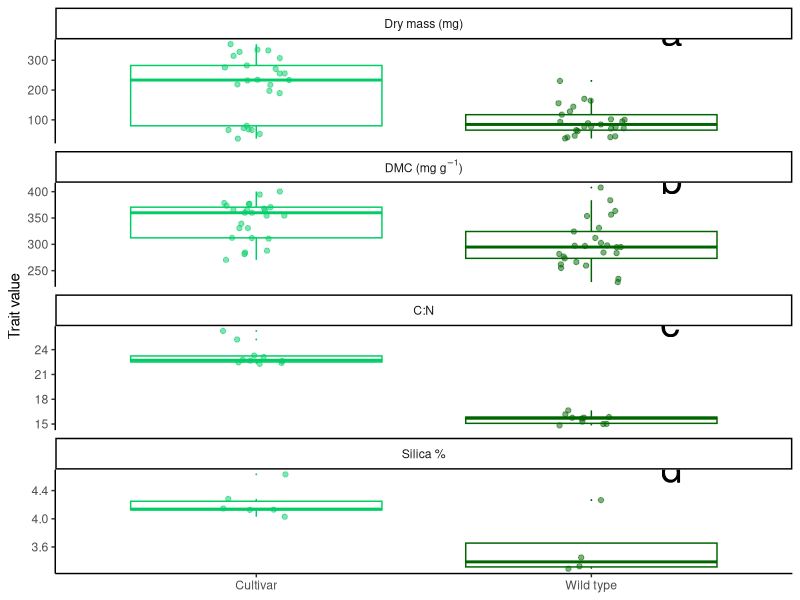
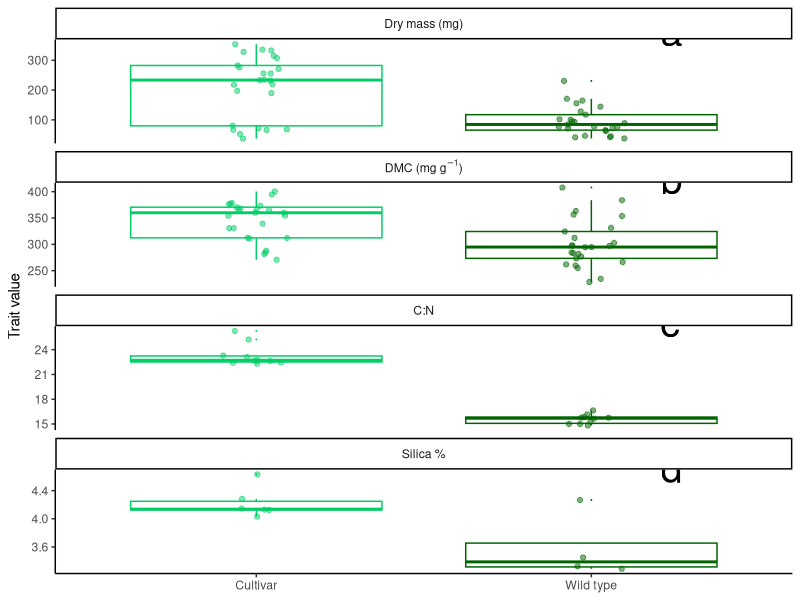

Reproduce these figures in R, in order.
###########################################################################################
##
## R source code to accompany Hoffman, Perretta, Lemoine, and Smith (2019), last updated 22 Feb 2019.
## Please contact Ava Hoffman (avamariehoffman@gmail.com) with questions.
##
## If you found this code useful, please cite the accompanying paper. Thank you! :)
## 
##
###########################################################################################

## SET YOUR WORKING DIRECTORY TO WHEREVER YOU HAVE DOWNLOADED ACCOMPANYING FILES
wd <- '<your path here>'
setwd(wd)

library(ggplot2)

###########################################################################################
## This code examines the difference in traits between cultivar and wild type.
## generates figure 2.
###########################################################################################

hopper_water <- read.csv("water_weight_data.csv",header=T)
part <- hopper_water[!(hopper_water$type == "w-old"),]

# calculate scaling equations
cultivated <- subset(part, type == "c")
wt <- subset(part, type == "w")
summary(lm(dry~wet, data=cultivated))
summary(lm(dry~wet, data=wt))

part$ldmc <- part$dry / (part$wet /1000)
c1 <- subset(part, type == "c")
n=w1 <- subset(part, type == "w")

## contrasting LDMC
shapiro.test(c1$ldmc)
shapiro.test(w1$ldmc)
wilcox.test( c1$ldmc , w1$ldmc)
## contrasting Mass
shapiro.test(c1$dry)
shapiro.test(w1$dry)
wilcox.test( c1$dry , w1$dry)

cn_df <- read.csv("CN.csv",header=T)
cn_df$CNratio <- cn_df$X.C / cn_df$X.N
summary(lm(CNratio~type,data=cn_df)) ## test for 'type' effect (frequentist)
c2 <- subset(cn_df, type == "cultivar")
w2 <- subset(cn_df, type == "wild type")

## contrasting C:N
shapiro.test(c2$CNratio)
shapiro.test(w2$CNratio)
wilcox.test( c2$CNratio , w2$CNratio)

s_df <- read.csv("Silica.csv",header=T)
summary(lm(silica_percent~type,data=s_df)) ## test for 'type' effect (frequentist)
c3 <- subset(s_df, type == "cultivar")
w3 <- subset(s_df, type == "wild type")

## contrasting Silica
shapiro.test(c3$silica_percent)
shapiro.test(w3$silica_percent)
wilcox.test( c3$silica_percent , w3$silica_percent)

d1 <- part[,c(3,4)] ; names(d1)[2] <- "trait" ; d1$cat <- rep("2LDMC",nrow(d1)) ; d1$lett <- rep("b",nrow(d1))
d2 <- part[,c(3,2)] ; names(d2)[2] <- "trait" ; d2$cat <- rep("1Mass",nrow(d2)) ; d2$lett <- rep("a",nrow(d2))
d3 <- cn_df[,c("type","CNratio")] ; d3$type <- gsub("cultivar","c",d3$type) ; d3$type <- gsub("wild type","w",d3$type) ; names(d3)[2] <- "trait"  ; d3$cat <- rep("3CN",nrow(d3)) ; d3$lett <- rep("c",nrow(d3))
d4 <- s_df[,c("type","silica_percent")] ; d4$type <- gsub("cultivar","c",d4$type) ; d4$type <- gsub("wild type","w",d4$type) ; names(d4)[2] <- "trait" ; d4$cat <- rep("4Silica",nrow(d4)) ; d4$lett <- rep("d",nrow(d4))

d1$x <- c("2.2",rep(NA,(nrow(d1)-1))) ; d1$y <- c("340",rep(NA,(nrow(d1)-1)))
d2$x <- c("2.2",rep(NA,(nrow(d2)-1))) ; d2$y <- c("250",rep(NA,(nrow(d2)-1)))
d3$x <- c("2.2",rep(NA,(nrow(d3)-1))) ; d3$y <- c("22",rep(NA,(nrow(d3)-1)))
d4$x <- c("2.2",rep(NA,(nrow(d4)-1))) ; d4$y <- c("4.1",rep(NA,(nrow(d4)-1)))

ggdat <- rbind( d1, d2, d3, d4)
ggdat$x <- as.numeric(ggdat$x) ; ggdat$y <- as.numeric(ggdat$y) 


trait_names <- list(
  '2LDMC'=expression(paste("DMC (mg ",g^-1,")")),
  '1Mass'="Dry mass (mg)",
  '3CN'="C:N",
  '4Silica'="Silica %"
)
trait_labeller <- function(variable,value){
  return(trait_names[value])
}



ggplot(ggdat, aes(y=trait, x=type, group=type, color=type)) +
  xlab(NULL) +
  ylab("Trait value") +
  theme_classic() +
  geom_boxplot(outlier.size = 0, alpha=1) +
  geom_jitter(width = 0.1, alpha = 0.5) +
  scale_color_manual(values=c("springgreen3","darkgreen")) +
  theme(legend.position="none") +
  facet_wrap(~cat, nrow=4, scales = "free_y", labeller = trait_labeller) +
  scale_x_discrete(labels = c("Cultivar","Wild type")) +
  geom_text( mapping = aes(x = x, y = y, label = lett),
             hjust   = -0.1,
             vjust   = -1,
             color = "black",
             size=10
  )
ggsave(file="Traits.jpg",height=8,width=3)
